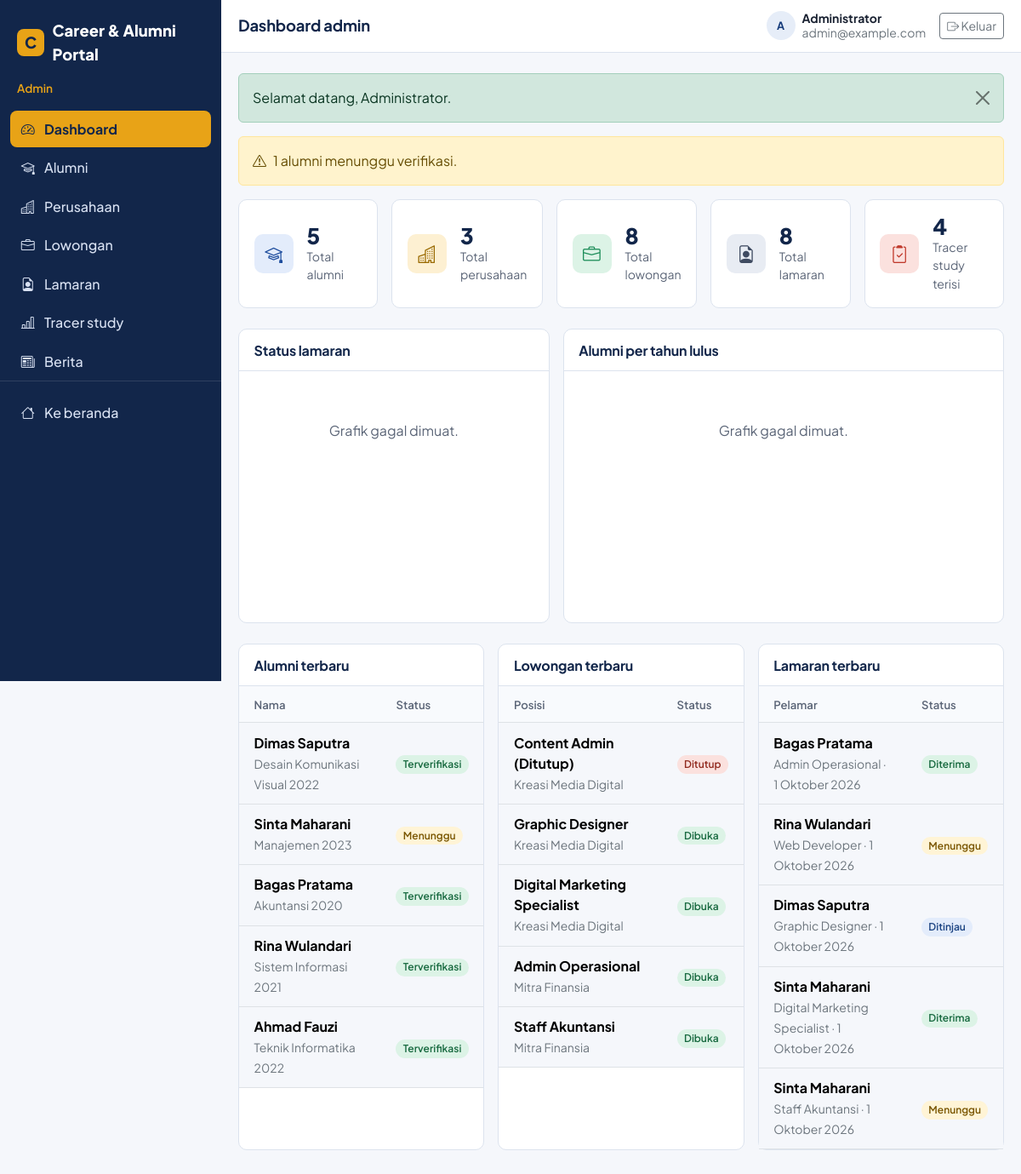
Page /admin/dashboard.php (signed in) on the committed database.
### tables this page shows
CREATE TABLE alumni (
  id INT UNSIGNED AUTO_INCREMENT PRIMARY KEY,
  user_id INT UNSIGNED NOT NULL UNIQUE,
  full_name VARCHAR(150) NOT NULL,
  nim VARCHAR(30) NULL UNIQUE,
  phone VARCHAR(20) NULL,
  graduation_year YEAR NULL,
  study_program VARCHAR(100) NULL,
  faculty VARCHAR(100) NULL,
  address TEXT NULL,
  photo VARCHAR(255) NULL,
  employment_status ENUM('bekerja','wirausaha','studi_lanjut','mencari_kerja') NULL,
  company_name VARCHAR(150) NULL,
  position VARCHAR(100) NULL,
  linkedin VARCHAR(255) NULL,
  bio TEXT NULL,
  verification_status ENUM('pending','verified','rejected') NOT NULL DEFAULT 'pending',
  created_at TIMESTAMP NOT NULL DEFAULT CURRENT_TIMESTAMP,
  updated_at TIMESTAMP NOT NULL DEFAULT CURRENT_TIMESTAMP ON UPDATE CURRENT_TIMESTAMP,
  CONSTRAINT fk_alumni_user FOREIGN KEY (user_id) REFERENCES users(id) ON DELETE CASCADE,
  INDEX idx_alumni_year (graduation_year),
  INDEX idx_alumni_verif (verification_status)
);

CREATE TABLE jobs (
  id INT UNSIGNED AUTO_INCREMENT PRIMARY KEY,
  company_id INT UNSIGNED NOT NULL,
  category_id INT UNSIGNED NOT NULL,
  title VARCHAR(150) NOT NULL,
  description TEXT NOT NULL,
  requirements TEXT NOT NULL,
  location VARCHAR(100) NOT NULL,
  job_type ENUM('full-time','part-time','internship','contract') NOT NULL,
  salary VARCHAR(100) NULL,
  deadline DATE NOT NULL,
  status ENUM('open','closed') NOT NULL DEFAULT 'open',
  created_at TIMESTAMP NOT NULL DEFAULT CURRENT_TIMESTAMP,
  updated_at TIMESTAMP NOT NULL DEFAULT CURRENT_TIMESTAMP ON UPDATE CURRENT_TIMESTAMP,
  CONSTRAINT fk_jobs_company FOREIGN KEY (company_id) REFERENCES companies(id) ON DELETE CASCADE,
  CONSTRAINT fk_jobs_category FOREIGN KEY (category_id) REFERENCES job_categories(id) ON DELETE RESTRICT,
  INDEX idx_jobs_location (location),
  INDEX idx_jobs_type (job_type),
  INDEX idx_jobs_status_deadline (status, deadline)
);

CREATE TABLE companies (
  id INT UNSIGNED AUTO_INCREMENT PRIMARY KEY,
  user_id INT UNSIGNED NOT NULL UNIQUE,
  name VARCHAR(150) NOT NULL,
  email VARCHAR(150) NULL,
  phone VARCHAR(20) NULL,
  address TEXT NULL,
  website VARCHAR(255) NULL,
  industry VARCHAR(100) NULL,
  description TEXT NULL,
  logo VARCHAR(255) NULL,
  created_at TIMESTAMP NOT NULL DEFAULT CURRENT_TIMESTAMP,
  updated_at TIMESTAMP NOT NULL DEFAULT CURRENT_TIMESTAMP ON UPDATE CURRENT_TIMESTAMP,
  CONSTRAINT fk_company_user FOREIGN KEY (user_id) REFERENCES users(id) ON DELETE CASCADE
);

CREATE TABLE job_applications (
  id INT UNSIGNED AUTO_INCREMENT PRIMARY KEY,
  job_id INT UNSIGNED NOT NULL,
  alumni_id INT UNSIGNED NOT NULL,
  cv_file VARCHAR(255) NOT NULL,
  cover_letter TEXT NULL,
  status ENUM('pending','reviewed','accepted','rejected') NOT NULL DEFAULT 'pending',
  created_at TIMESTAMP NOT NULL DEFAULT CURRENT_TIMESTAMP,
  updated_at TIMESTAMP NOT NULL DEFAULT CURRENT_TIMESTAMP ON UPDATE CURRENT_TIMESTAMP,
  CONSTRAINT fk_app_job FOREIGN KEY (job_id) REFERENCES jobs(id) ON DELETE CASCADE,
  CONSTRAINT fk_app_alumni FOREIGN KEY (alumni_id) REFERENCES alumni(id) ON DELETE CASCADE,
  UNIQUE KEY uq_app_job_alumni (job_id, alumni_id),
  INDEX idx_app_status (status)
);

### config/database.php (called while the page is built, shortened)
<?php
function db(): PDO
{
    static $pdo = null;
    if ($pdo === null) {
        $dsn = 'mysql:host=' . DB_HOST . ';dbname=' . DB_NAME . ';charset=' . DB_CHARSET;
        try {
            $pdo = new PDO($dsn, DB_USER, DB_PASS, [
                PDO::ATTR_ERRMODE            => PDO::ERRMODE_EXCEPTION,
                PDO::ATTR_DEFAULT_FETCH_MODE => PDO::FETCH_ASSOC,
                PDO::ATTR_EMULATE_PREPARES   => false,
            ]);
        } catch (PDOException $e) {
            error_log('DB connection failed: ' . $e->getMessage());
            http_response_code(500);
            exit('Koneksi database gagal. Pastikan MySQL di XAMPP sudah berjalan, database sudah diimport, dan config/database.php sudah benar.');
        }
    }
    return $pdo;
}
function db_all(string $sql, array $params = []): array
{
    $stmt = db()->prepare($sql);
    $stmt->execute($params);
    return $stmt->fetchAll();
}
function db_scalar(string $sql, array $params = [])
{
    $stmt = db()->prepare($sql);
    $stmt->execute($params);
    return $stmt->fetchColumn();
}

### admin/dashboard.php (the view, shortened to what this page needs)
<?php
$totals = [
    'alumni'    => (int) db_scalar('SELECT COUNT(*) FROM alumni'),
    'companies' => (int) db_scalar('SELECT COUNT(*) FROM companies'),
    'jobs'      => (int) db_scalar('SELECT COUNT(*) FROM jobs'),
    'apps'      => (int) db_scalar('SELECT COUNT(*) FROM job_applications'),
    'tracer'    => (int) db_scalar('SELECT COUNT(*) FROM tracer_studies'),
];
$pendingAlumni = (int) db_scalar("SELECT COUNT(*) FROM alumni WHERE verification_status = 'pending'");
$recentAlumni = db_all('SELECT full_name, study_program, graduation_year, verification_status FROM alumni ORDER BY id DESC LIMIT 5');
$recentJobs   = db_all('SELECT j.title, j.status, j.created_at, c.name AS company_name
                        FROM jobs j JOIN companies c ON c.id = j.company_id ORDER BY j.id DESC LIMIT 5');
$recentApps   = db_all('SELECT a.full_name, j.title, ap.status, ap.created_at
                        FROM job_applications ap
                        JOIN alumni a ON a.id = ap.alumni_id
                        JOIN jobs j ON j.id = ap.job_id
                        ORDER BY ap.id DESC LIMIT 5');
include __DIR__ . '/../components/head.php';
include __DIR__ . '/../components/sidebar.php';
?>
<?php if ($pendingAlumni > 0): ?>
  <div class="alert alert-warning d-flex align-items-center gap-2" role="alert">
    <i class="bi bi-exclamation-triangle"></i>
    <div><?= e($pendingAlumni) ?> alumni menunggu verifikasi.</div>
  </div>
<?php endif; ?>
<div class="row g-3 mb-4">
  <div class="col-6 col-lg-4 col-xl"><?= stat_card('mortarboard', 'Total alumni', $totals['alumni'], 'blue') ?></div>
  <div class="col-6 col-lg-4 col-xl"><?= stat_card('buildings', 'Total perusahaan', $totals['companies'], 'gold') ?></div>
  <div class="col-6 col-lg-4 col-xl"><?= stat_card('briefcase', 'Total lowongan', $totals['jobs'], 'green') ?></div>
  <div class="col-6 col-lg-4 col-xl"><?= stat_card('file-earmark-person', 'Total lamaran', $totals['apps'], 'slate') ?></div>
  <div class="col-12 col-lg-4 col-xl"><?= stat_card('clipboard2-check', 'Tracer study terisi', $totals['tracer'], 'red') ?></div>
</div>
<div class="row g-3 mb-4" id="charts" data-api="<?= e(url('api/stats.php')) ?>">
  <div class="col-lg-5">
    <div class="panel h-100">
      <div class="panel-head"><h2>Status lamaran</h2></div>
      <div class="panel-body"><div class="chart-box" id="chartApplicationsBox"><canvas id="chartApplications" aria-label="Grafik status lamaran" role="img"></canvas></div></div>
    </div>
  </div>
  <div class="col-lg-7">
    <div class="panel h-100">
      <div class="panel-head"><h2>Alumni per tahun lulus</h2></div>
      <div class="panel-body"><div class="chart-box" id="chartYearBox"><canvas id="chartYear" aria-label="Grafik alumni per tahun lulus" role="img"></canvas></div></div>
    </div>
  </div>
</div>
<div class="row g-3">
  <div class="col-xl-4">
    <div class="panel h-100">
      <div class="panel-head"><h2>Alumni terbaru</h2></div>
      <?php if (!$recentAlumni): ?>
        <div class="empty-state">Belum ada alumni.</div>
      <?php else: ?>
        <div class="table-responsive"><table class="table table-clean">
          <thead><tr><th>Nama</th><th>Status</th></tr></thead>
          <tbody>
          <?php foreach ($recentAlumni as $r): ?>
            <tr>
              <td><strong class="d-block"><?= e($r['full_name']) ?></strong><span class="small text-secondary"><?= e($r['study_program'] ?: '-') ?> <?= e($r['graduation_year']) ?></span></td>
              <td><?= status_badge($r['verification_status']) ?></td>
            </tr>
          <?php endforeach; ?>
          </tbody>
        </table></div>
      <?php endif; ?>
    </div>
  </div>
  <div class="col-xl-4">
    <div class="panel h-100">
      <div class="panel-head"><h2>Lowongan terbaru</h2></div>
      <?php if (!$recentJobs): ?>
        <div class="empty-state">Belum ada lowongan.</div>
      <?php else: ?>
        <div class="table-responsive"><table class="table table-clean">
          <thead><tr><th>Posisi</th><th>Status</th></tr></thead>
          <tbody>
          <?php foreach ($recentJobs as $r): ?>
            <tr>
              <td><strong class="d-block"><?= e($r['title']) ?></strong><span class="small text-secondary"><?= e($r['company_name']) ?></span></td>
              <td><?= status_badge($r['status']) ?></td>
            </tr>
          <?php endforeach; ?>
          </tbody>
        </table></div>
      <?php endif; ?>
    </div>
  </div>
  <div class="col-xl-4">
    <div class="panel h-100">
      <div class="panel-head"><h2>Lamaran terbaru</h2></div>
      <?php if (!$recentApps): ?>
        <div class="empty-state">Belum ada lamaran.</div>
      <?php else: ?>
        <div class="table-responsive"><table class="table table-clean">
          <thead><tr><th>Pelamar</th><th>Status</th></tr></thead>
          <tbody>
          <?php foreach ($recentApps as $r): ?>
            <tr>
              <td><strong class="d-block"><?= e($r['full_name']) ?></strong><span class="small text-secondary"><?= e($r['title']) ?> &middot; <?= e(date_id($r['created_at'])) ?></span></td>
              <td><?= status_badge($r['status']) ?></td>
            </tr>
          <?php endforeach; ?>
          </tbody>
        </table></div>
      <?php endif; ?>
    </div>
  </div>
</div>
<?php include __DIR__ . '/../components/dash_end.php'; ?>

### config/helpers.php (shortened to what this page needs)
<?php
function e($value): string
{
    return htmlspecialchars((string) $value, ENT_QUOTES | ENT_SUBSTITUTE, 'UTF-8');
}
function url(string $path = ''): string
{
    return BASE_URL . '/' . ltrim($path, '/');
}
function render_flashes(): string
{
    $html = '';
    foreach ($_SESSION['flash'] ?? [] as $f) {
        $html .= '<div class="alert alert-' . e($f['type']) . ' alert-dismissible fade show" role="alert">'
              .  e($f['message'])
              .  '<button type="button" class="btn-close" data-bs-dismiss="alert" aria-label="Tutup"></button></div>';
    }
    return $html;
}
function date_id(?string $date): string
{
    $ts = $date ? strtotime($date) : false;
    $bulan = ['Januari', 'Februari', 'Maret', 'April', 'Mei', 'Juni', 'Juli', 'Agustus', 'September', 'Oktober', 'November', 'Desember'];
    return date('j', $ts) . ' ' . $bulan[(int) date('n', $ts) - 1] . ' ' . date('Y', $ts);
}
function status_badge(string $status): string
{
    $labels = [
        'pending'  => 'Menunggu',  'reviewed' => 'Ditinjau',
        'accepted' => 'Diterima',  'rejected' => 'Ditolak',
        'verified' => 'Terverifikasi',
        'open'     => 'Dibuka',    'closed'   => 'Ditutup',    'expired' => 'Kedaluwarsa',
    ];
    return '<span class="badge status-' . e($status) . '">' . e($labels[$status] ?? $status) . '</span>';
}
function stat_card(string $icon, string $label, $value, string $tone = 'blue'): string
{
    return '<div class="stat-card"><div class="stat-icon tone-' . e($tone) . '"><i class="bi bi-' . e($icon) . '"></i></div>'
         . '<div><div class="stat-value">' . e($value) . '</div><div class="stat-label">' . e($label) . '</div></div></div>';
}

### assets/css/style.css (style rules this page uses)
:root { --navy: #12264a; --blue: #1f4e9e; --blue-dark: #183d7c; --gold: #e8a317; --surface: #f5f7fb; --card: #ffffff; --line: #dce3ee; --ink: #1b2333; --muted: #5b6577; --success: #1e8e5a; --danger: #c0392b; --radius: 10px; --bs-primary: var(--blue); --bs-body-font-family: 'Plus Jakarta Sans', system-ui, -apple-system, 'Segoe UI', sans-serif; --bs-body-color: var(--ink); --bs-body-bg: var(--surface); }
body { font-family: var(--bs-body-font-family); color: var(--ink); background: var(--surface); }
h1, h2, h3, h4, h5 { color: var(--navy); font-weight: 700; letter-spacing: -0.01em; }
.badge[class*="status-"] { font-weight: 600; padding: .4em .7em; border-radius: 999px; }
.status-pending { background: #fff4d6; color: #7a5600; }
.status-reviewed { background: #e3ecfb; color: #1b4382; }
.status-accepted, .status-verified, .status-open { background: #dcf3e6; color: #17693f; }
.status-rejected, .status-closed, .status-expired { background: #fbe1de; color: #922b20; }
.stat-card { display: flex; gap: 1rem; align-items: center; background: #fff; border: 1px solid var(--line); border-radius: var(--radius); padding: 1.1rem; height: 100%; }
.stat-icon { width: 46px; height: 46px; border-radius: 10px; display: grid; place-items: center; font-size: 1.3rem; flex: none; }
.tone-blue { background: #e3ecfb; color: var(--blue); }
.tone-gold { background: #fdf0d2; color: #9a6a00; }
.tone-green { background: #dcf3e6; color: var(--success); }
.tone-red { background: #fbe1de; color: var(--danger); }
.tone-slate { background: #e8ecf3; color: #3f4b61; }
.stat-value { font-size: 1.6rem; font-weight: 800; color: var(--navy); line-height: 1.1; }
.stat-label { color: var(--muted); font-size: .88rem; }
.panel { background: #fff; border: 1px solid var(--line); border-radius: var(--radius); }
.panel-head { padding: .9rem 1.1rem; border-bottom: 1px solid var(--line); display: flex; justify-content: space-between; align-items: center; gap: 1rem; }
.panel-head h2 { font-size: 1rem; margin: 0; }
.panel-body { padding: 1.1rem; }
.table-clean { margin: 0; }
.table-clean th { font-size: .82rem; color: var(--muted); font-weight: 600; background: #f8fafd; white-space: nowrap; }
.table-clean td, .table-clean th { padding: .7rem 1.1rem; vertical-align: middle; }
.chart-box { position: relative; height: 260px; }

### rows in the picture
alumni: full_name "Dimas Saputra", study_program "Desain Komunikasi Visual", graduation_year "2022", verification_status "Terverifikasi"
alumni: full_name "Sinta Maharani", study_program "Manajemen", graduation_year "2023", verification_status "Menunggu"
alumni: full_name "Bagas Pratama", study_program "Akuntansi", graduation_year "2020", verification_status "Terverifikasi"
alumni: full_name "Rina Wulandari", study_program "Sistem Informasi", graduation_year "2021", verification_status "Terverifikasi"
alumni: full_name "Ahmad Fauzi", study_program "Teknik Informatika", graduation_year "2022", verification_status "Terverifikasi"
jobs: title "Content Admin (Ditutup)", company.name "Kreasi Media Digital", status "Ditutup"
jobs: title "Graphic Designer", company.name "Kreasi Media Digital", status "Dibuka"
jobs: title "Digital Marketing Specialist", company.name "Kreasi Media Digital", status "Dibuka"
jobs: title "Admin Operasional", company.name "Mitra Finansia", status "Dibuka"
jobs: title "Staff Akuntansi", company.name "Mitra Finansia", status "Dibuka"
job_applications: alumni.full_name "Bagas Pratama", job.title "Admin Operasional", created_at "1 Oktober 2026", status "Diterima"
job_applications: alumni.full_name "Rina Wulandari", job.title "Web Developer", created_at "1 Oktober 2026", status "Menunggu"
job_applications: alumni.full_name "Dimas Saputra", job.title "Graphic Designer", created_at "1 Oktober 2026", status "Ditinjau"
job_applications: alumni.full_name "Sinta Maharani", job.title "Digital Marketing Specialist", created_at "1 Oktober 2026", status "Diterima"
job_applications: alumni.full_name "Sinta Maharani", job.title "Staff Akuntansi", created_at "1 Oktober 2026", status "Menunggu"

### other values in the picture
APP_NAME "Career & Alumni Portal"
$roleLabels[$sbRole] "Admin"
$label "Dashboard"
$label "Alumni"
$label "Perusahaan"
$label "Lowongan"
$label "Lamaran"
$label "Tracer study"
$label "Berita"
$pageTitle "Dashboard admin"
initials($sbUser['name']) "A"
$sbUser['name'] "Administrator"
$sbUser['email'] "admin@example.com"
$f['message'] "Selamat datang, Administrator."
$pendingAlumni "1"
